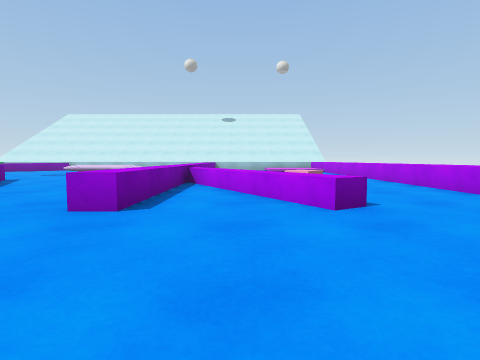
view 1 (above)

16 first-person views from a walk through a Unity game level. The camera is 0.62 m above the floor, tilts 4° down and sees 80° across. The floor is counted in squares, 1 m on a side. Each view is taken from the middle of a square. On the plan, view 1 faces up. The plan holds only what a view shows up to about 9 squares ahead; the rest is blank. The place goes on beyond the plan. The player character is not drawn. Some surface patterns are stand-ins.

view 2
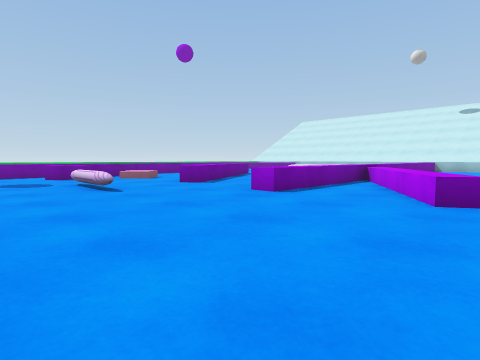

view 3
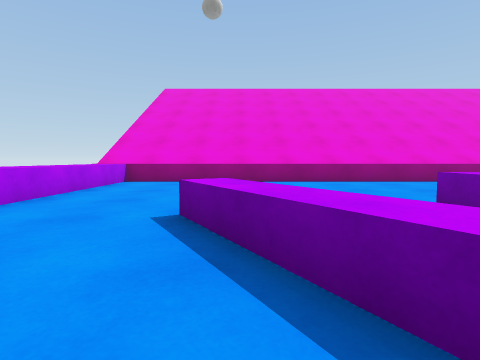

view 4
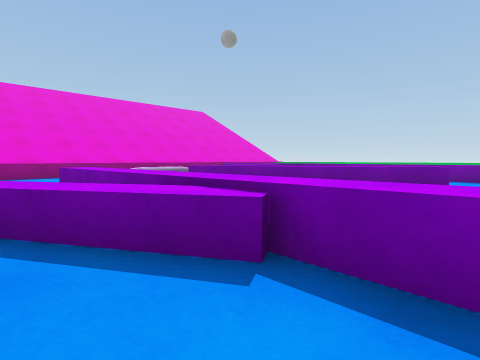

view 5
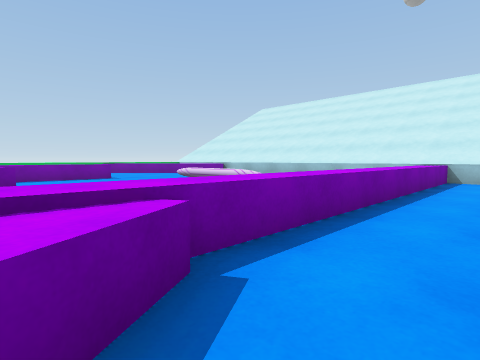

view 6
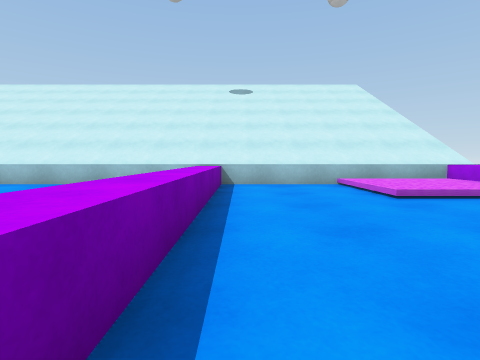

view 7
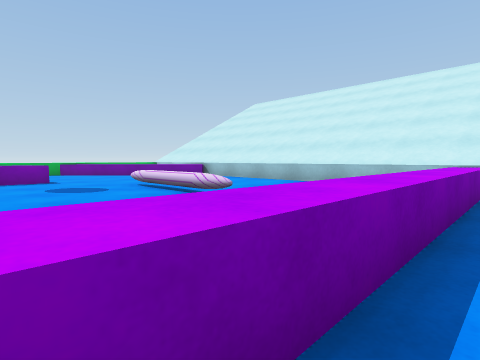

view 8
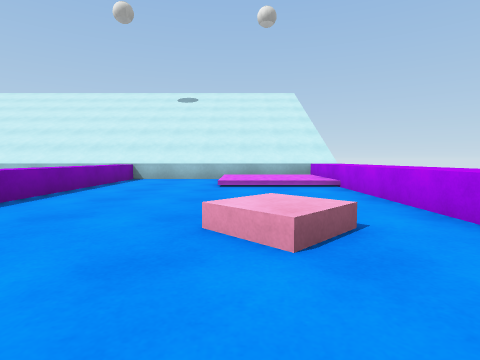

view 9
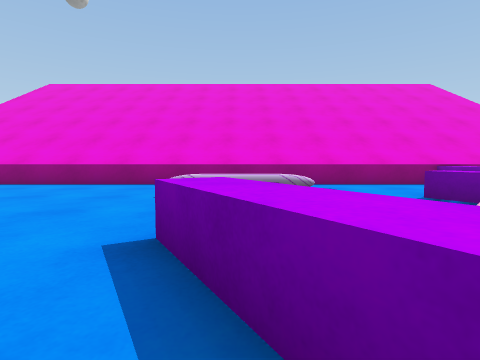

view 10
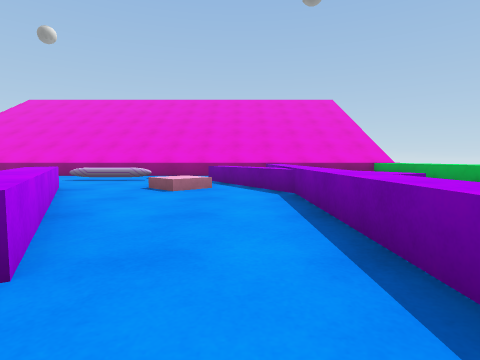

view 11
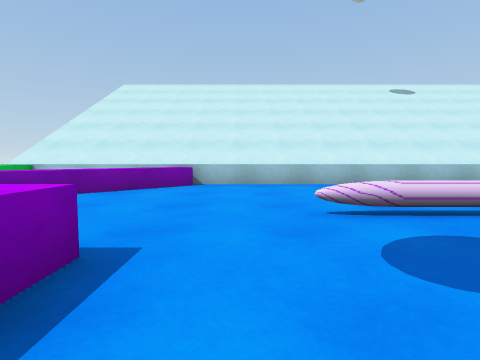

view 12
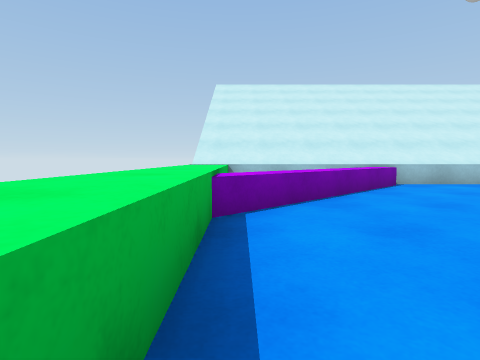

view 13
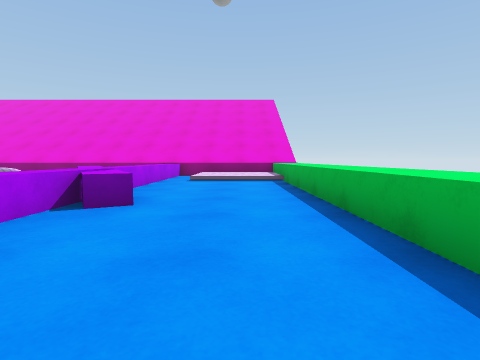

view 14
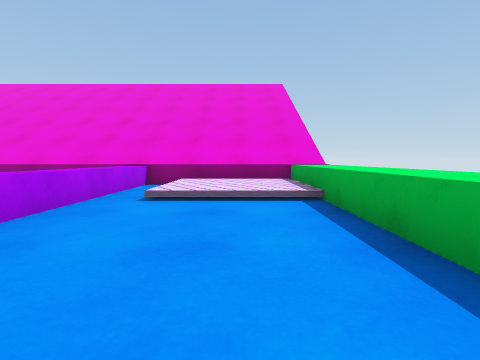

view 15
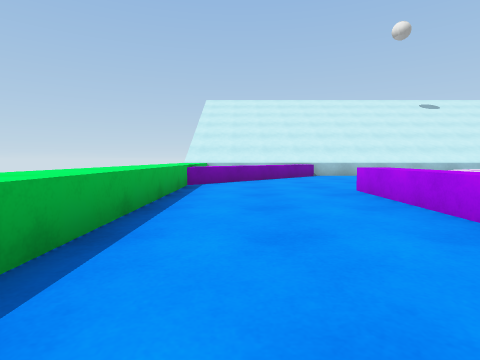

view 16
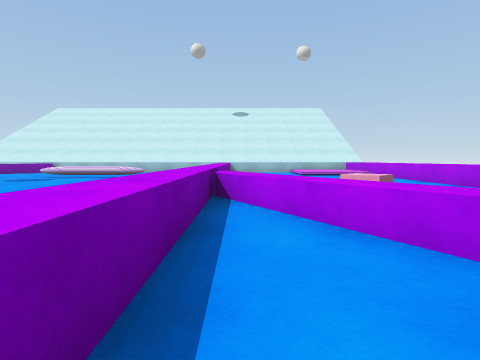

### Floor plan
Key: @ floor where view 1 was taken; # wall or solid block; . main floor; : floor 0.15 m higher than the main floor; = window, fence, low wall or low ledge; ^ raised ledge.
Columns run from 15 left of view 1 to 5 right of it. Each row starts with its distance up from view 1.
 18 ^^^^^^^^^^^^^^^^^^^^^
 17 ^^^^^^....   ^...:::^
 16 ^^.^^.....   ^...:::^
 15 ^^^^......   ^...:::^
 14 ^^^.......   ^......^
 13 ^^.....=^^=  ^......^
 12 ^..........  ^......^
 11 ^....^.....  ^...^^.^
 10 ^....^....   ^...^..^
  9 ^....^.==.   ^......^
  8 ^....^..^..  ^^. . .^
  7 ^....^..^^.. ^^^. ..^
  6 ^...^^...^.. ^.^....^
  5 ^...^^...^^..^.^^...^
  4 ^....^.^^.^..^..^...
  3 ^....^^^............^
  2 ^....^^.............^
  1 ^:::.^=..===........^
  0 ^:::.^.........@....^
 -1 ^:::.^...  .........^
 -2 ^^^^^^^^^^^^^^^^^^^^#

Where each view was taken, in squares from view 1:
view 1: 0 up, 0 right, facing up
view 2: 1 down, 2 right, facing up-left
view 3: 7 up, 1 right, facing down
view 4: 10 up, 0 right, facing down-left
view 5: 8 up, 0 right, facing up-left
view 6: 10 up, 1 left, facing up
view 7: 10 up, 1 left, facing up-left
view 8: 8 up, 2 right, facing up
view 9: 6 up, 5 left, facing down
view 10: 10 up, 9 left, facing down
view 11: 10 up, 9 left, facing up
view 12: 10 up, 14 left, facing up
view 13: 10 up, 13 left, facing down
view 14: 6 up, 13 left, facing down
view 15: 6 up, 13 left, facing up
view 16: 3 up, 1 left, facing up
